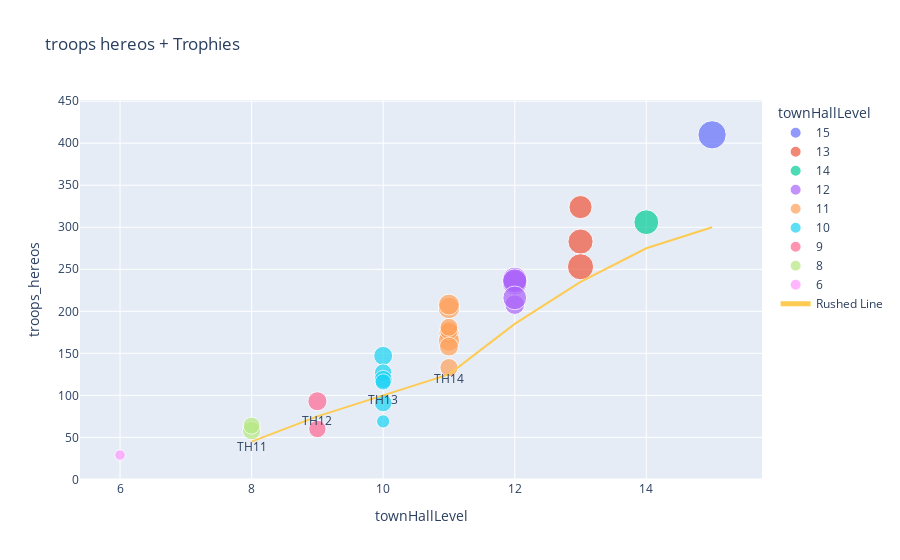

The code cell stored with this chart in its notebook:
### Code cell
# import plotly.express as px
# import plotly.graph_objects as go
# from matplotlib import pyplot as plt

fig = px.scatter(df_players_2[df_players_2['warPreference']=='in'], x="townHallLevel", y="troops_hereos", color="townHallLevel",
                 size='trophies', hover_data=['name'],title = 'troops hereos + Trophies'
                )

fig.add_trace(go.Scatter(
    x=[8,9,10,11,12,13,14,15],
    y=[45,75,100,125,185, 235,275,300],
    mode="lines+text",
    name="Rushed Line",
    text=["TH11", "TH12", "TH13",'TH14'],
    textposition="bottom center"
))


print(len(df_players_2[df_players_2['warPreference']=='in']))
fig.show()

### Figure 1 — Plotly figure (JSON) as saved in the notebook; plotly's stock layout.template omitted (floating-point values rounded to 4 significant figures)
{"data": [{"customdata": [["Dracarys"]], "hovertemplate": "townHallLevel=%{x}<br>troops_hereos=%{y}<br>trophies=%{marker.size}<br>name=%{customdata[0]}<extra></extra>", "legendgroup": "15", "marker": {"color": "#636efa", "size": [4407], "sizemode": "area", "sizeref": 11.02, "symbol": "circle"}, "mode": "markers", "name": "15", "orientation": "v", "showlegend": true, "type": "scatter", "x": [15], "xaxis": "x", "y": [410], "yaxis": "y"}, {"customdata": [["winston"], ["Latvietis"], ["Makenz"]], "hovertemplate": "townHallLevel=%{x}<br>troops_hereos=%{y}<br>trophies=%{marker.size}<br>name=%{customdata[0]}<extra></extra>", "legendgroup": "13", "marker": {"color": "#EF553B", "size": [2949, 3483, 3763], "sizemode": "area", "sizeref": 11.02, "symbol": "circle"}, "mode": "markers", "name": "13", "orientation": "v", "showlegend": true, "type": "scatter", "x": [13, 13, 13], "xaxis": "x", "y": [324, 283, 253], "yaxis": "y"}, {"customdata": [["Sr. Vargas"]], "hovertemplate": "townHallLevel=%{x}<br>troops_hereos=%{y}<br>trophies=%{marker.size}<br>name=%{customdata[0]}<extra></extra>", "legendgroup": "14", "marker": {"color": "#00cc96", "size": [3387], "sizemode": "area", "sizeref": 11.02, "symbol": "circle"}, "mode": "markers", "name": "14", "orientation": "v", "showlegend": true, "type": "scatter", "x": [14], "xaxis": "x", "y": [306], "yaxis": "y"}, {"customdata": [["[:::HAHAHA:::>"], ["om_om_123"], ["MR么NAWAB"], ["Woland"], ["Mark"]], "hovertemplate": "townHallLevel=%{x}<br>troops_hereos=%{y}<br>trophies=%{marker.size}<br>name=%{customdata[0]}<extra></extra>", "legendgroup": "12", "marker": {"color": "#ab63fa", "size": [2136, 3388, 3305, 3268, 3109], "sizemode": "area", "sizeref": 11.02, "symbol": "circle"}, "mode": "markers", "name": "12", "orientation": "v", "showlegend": true, "type": "scatter", "x": [12, 12, 12, 12, 12], "xaxis": "x", "y": [208, 234, 238, 236, 216], "yaxis": "y"}, {"customdata": [["Aryan"], ["Huliganos"], ["Super Kai"], ["Esquire"], ["pradeep"], ["ROCKO"], ["Anshill"], ["Joshua1186"]], "hovertemplate": "townHallLevel=%{x}<br>troops_hereos=%{y}<br>trophies=%{marker.size}<br>name=%{customdata[0]}<extra></extra>", "legendgroup": "11", "marker": {"color": "#FFA15A", "size": [2252, 2473, 2551, 1829, 1854, 1782, 1989, 2410], "sizemode": "area", "sizeref": 11.02, "symbol": "circle"}, "mode": "markers", "name": "11", "orientation": "v", "showlegend": true, "type": "scatter", "x": [11, 11, 11, 11, 11, 11, 11, 11], "xaxis": "x", "y": [174, 165, 204, 133, 177, 181, 158, 208], "yaxis": "y"}, {"customdata": [["Nightmare"], ["Palio"], ["WAR MACHINE"], ["Olti Xd¥"], ["(@#@)ronz"], ["skelterboiii"]], "hovertemplate": "townHallLevel=%{x}<br>troops_hereos=%{y}<br>trophies=%{marker.size}<br>name=%{customdata[0]}<extra></extra>", "legendgroup": "10", "marker": {"color": "#19d3f3", "size": [1983, 964, 1687, 1787, 1723, 1444], "sizemode": "area", "sizeref": 11.02, "symbol": "circle"}, "mode": "markers", "name": "10", "orientation": "v", "showlegend": true, "type": "scatter", "x": [10, 10, 10, 10, 10, 10], "xaxis": "x", "y": [147, 69, 127, 119, 91, 116], "yaxis": "y"}, {"customdata": [["jehadul islam"], ["sheshh"]], "hovertemplate": "townHallLevel=%{x}<br>troops_hereos=%{y}<br>trophies=%{marker.size}<br>name=%{customdata[0]}<extra></extra>", "legendgroup": "9", "marker": {"color": "#FF6692", "size": [2004, 1684], "sizemode": "area", "sizeref": 11.02, "symbol": "circle"}, "mode": "markers", "name": "9", "orientation": "v", "showlegend": true, "type": "scatter", "x": [9, 9], "xaxis": "x", "y": [93, 60], "yaxis": "y"}, {"customdata": [["Lim"], ["myat thu"]], "hovertemplate": "townHallLevel=%{x}<br>troops_hereos=%{y}<br>trophies=%{marker.size}<br>name=%{customdata[0]}<extra></extra>", "legendgroup": "8", "marker": {"color": "#B6E880", "size": [1832, 1591], "sizemode": "area", "sizeref": 11.02, "symbol": "circle"}, "mode": "markers", "name": "8", "orientation": "v", "showlegend": true, "type": "scatter", "x": [8, 8], "xaxis": "x", "y": [58, 64], "yaxis": "y"}, {"customdata": [["Xiao"]], "hovertemplate": "townHallLevel=%{x}<br>troops_hereos=%{y}<br>trophies=%{marker.size}<br>name=%{customdata[0]}<extra></extra>", "legendgroup": "6", "marker": {"color": "#FF97FF", "size": [626], "sizemode": "area", "sizeref": 11.02, "symbol": "circle"}, "mode": "markers", "name": "6", "orientation": "v", "showlegend": true, "type": "scatter", "x": [6], "xaxis": "x", "y": [29], "yaxis": "y"}, {"mode": "lines+text", "name": "Rushed Line", "text": ["TH11", "TH12", "TH13", "TH14"], "textposition": "bottom center", "type": "scatter", "x": [8, 9, 10, 11, 12, 13, 14, 15], "y": [45, 75, 100, 125, 185, 235, 275, 300]}], "layout": {"legend": {"itemsizing": "constant", "title": {"text": "townHallLevel"}, "tracegroupgap": 0}, "title": {"text": "troops hereos + Trophies"}, "xaxis": {"anchor": "y", "categoryarray": [15, 13, 14, 12, 11, 10, 9, 8, 6], "categoryorder": "array", "domain": [0, 1], "title": {"text": "townHallLevel"}}, "yaxis": {"anchor": "x", "domain": [0, 1], "title": {"text": "troops_hereos"}}}}
